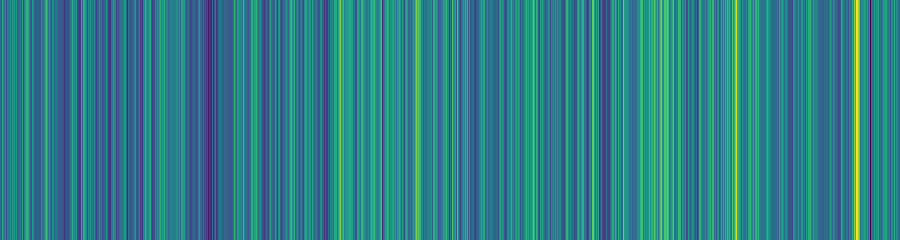

This figure's notebook cell:
### Code cell
search_video("firetruck", torch_video_features)

### Figure 1 — Plotly figure (JSON) as saved in the notebook; plotly's stock layout.template omitted (floating-point values rounded to 4 significant figures; data arrays with more than 128 entries replaced by an {"elided": "..."} marker saying what was removed)
{"data": [{"coloraxis": "coloraxis", "hovertemplate": "x: %{x}<br>y: %{y}<br>color: %{z}<extra></extra>", "name": "0", "type": "heatmap", "xaxis": "x", "yaxis": "y", "z": {"elided": "1x962 float values"}}], "layout": {"coloraxis": {"colorscale": [[0, "#440154"], [0.1111, "#482878"], [0.2222, "#3e4989"], [0.3333, "#31688e"], [0.4444, "#26828e"], [0.5556, "#1f9e89"], [0.6667, "#35b779"], [0.7778, "#6ece58"], [0.8889, "#b5de2b"], [1, "#fde725"]], "showscale": false}, "height": 50, "margin": {"b": 0, "l": 0, "r": 0, "t": 0}, "xaxis": {"anchor": "y", "domain": [0, 1], "showticklabels": false}, "yaxis": {"anchor": "x", "autorange": "reversed", "domain": [0, 1], "showticklabels": false}}}
